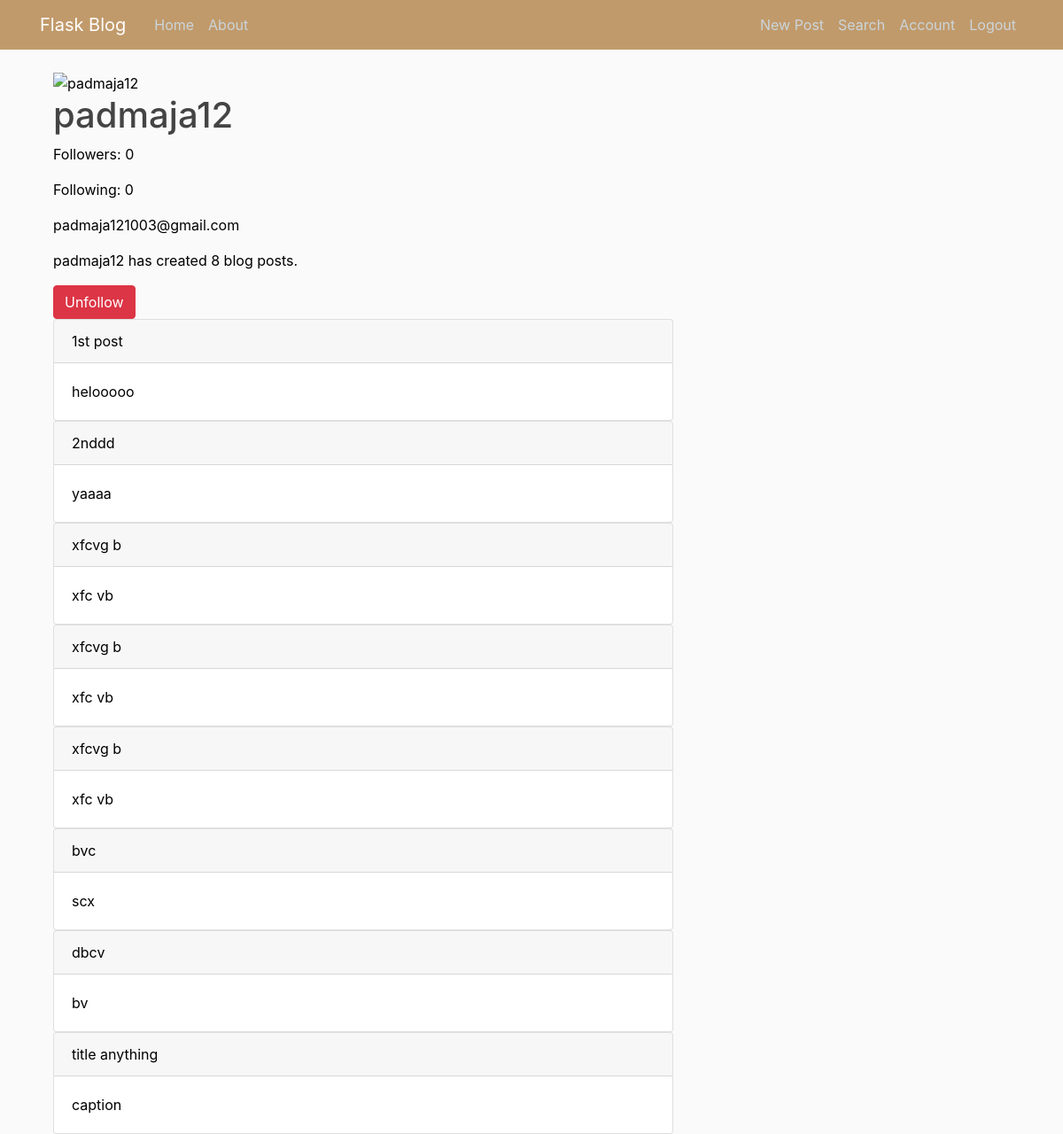
The page /user/padmaja12 (signed in) on the database its author committed.
### flaskblog/models.py (models this page shows, shortened)
class User(db.Model, UserMixin):
    id = db.Column(db.Integer, primary_key=True)
    username = db.Column(db.String(20), unique=True, nullable=False)
    email = db.Column(db.String(120), unique=False, nullable=False)
    image_file = db.Column(db.String(20), nullable=False, default='default.jpg')
    password = db.Column(db.String(60), nullable=False)
    posts = db.relationship('Post',lazy=True)
    followed = db.relationship('Follow', foreign_keys=[Follow.follower_id],backref=db.backref('follower', lazy='joined'), lazy='dynamic',cascade='all, delete-orphan')
    followers = db.relationship('Follow', foreign_keys=[Follow.followed_id],backref=db.backref('followed', lazy='joined'), lazy='dynamic',cascade='all, delete-orphan')
    num_followers = db.Column(db.Integer, default=0)
    num_following = db.Column(db.Integer, default=0)
    created_posts = db.relationship('Post', backref='author', lazy=True,overlaps='posts')
    def is_following(self, user):
        return self.followed.filter_by(
            followed_id=user.id).first() is not None

class Post(db.Model):
    id = db.Column(db.Integer, primary_key=True)
    title = db.Column(db.String(100), nullable=False)
    date_posted = db.Column(db.DateTime, nullable=False, default=datetime.utcnow)
    content = db.Column(db.Text, nullable=False)
    user_id = db.Column(db.Integer, db.ForeignKey('user.id'), nullable=False)
    image_file = db.Column(db.String(20), nullable=False, default='default.jpg')
    likes = db.Column(db.Integer, default=0, nullable=False)
    comments = db.relationship('Comment', backref='post', lazy=True)
    user = db.relationship('User', lazy=True)

### flaskblog/routes.py (the view)
@app.route('/user/<string:username>')
def user_profile(username):
    user = User.query.filter_by(username=username).first_or_404()
    all_posts = Post.query.all()
    blog_count = len(all_posts)
    form=EmptyForm()
    return render_template('user_profile.html', user=user,form=form,posts=all_posts,blog_count=blog_count)

### flaskblog/models.py (called while the page is built)
@login_manager.user_loader
def load_user(user_id):
    return User.query.get(int(user_id))

### flaskblog/templates/user_profile.html (shortened to what this page needs)
{% extends "layout.html" %}
{% block content %}
    <div class="container">
    <img src="{{ user.profile_photo }}" alt="{{ user.username }}" class="profile-photo">
    <h1>{{ user.username }}</h1>
    <p>Followers: {{ user.num_followers }}</p><p>Following: {{ user.num_following }}</p>
    <p>{{ user.email }}</p>
    <p>{{ user.username }} has created {{ blog_count }} blog posts.</p>
    {% if current_user.is_following(user) %}
    <form action="{{ url_for('unfollow', username=user.username) }}" method="POST">
        <button type="submit" class="btn btn-danger">Unfollow</button>
    </form>
{% else %}
    <form action="{{ url_for('follow', username=user.username) }}" method="POST">
        <button type="submit" class="btn btn-primary">Follow</button>
        {{ form.csrf_token }}
    </form>
{% endif %}
{% for post in posts %}
<div class="card">
    <div class="card-header">{{ post.title }}</div>
    <div class="card-body">{{ post.content }}</div>
</div>
{% endfor %}
</div>
{% endblock content %}

### flaskblog/static/main.css (style rules this page uses)
body { background: #fafafa; color: #000000; margin-top: 5rem; }
h1, h2, h3, h4, h5, h6 { color: #444444; }
img { max-width: 100%; max-height: 300px; }

### rows shown on the page
User: username "padmaja12", num_followers "0", num_following "0", email "padmaja121003@gmail.com"
Post: title "1st post", content "helooooo"
Post: title "2nddd", content "yaaaa"
Post: title "xfcvg b", content "xfc vb"
Post: title "xfcvg b", content "xfc vb"
Post: title "xfcvg b", content "xfc vb"
Post: title "bvc", content "scx"
Post: title "dbcv", content "bv"
Post: title "title anything", content "caption"

### other values the page prints
{{ blog_count }} "8"
